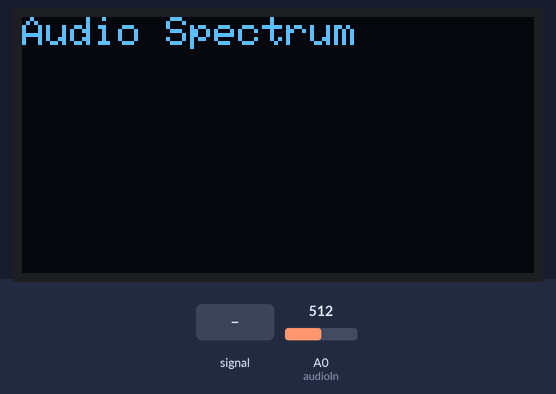
A sketch run on a simulated Arduino Uno, built with avr-gcc and run on an emulated ATmega328P. Parts: 128×64 one-colour display. The test bench sets the inputs (shaded band); at power-on: A0 (audioIn) = 512.

Above: at 1.2 s.
1.3 s: A0 (audioIn) fed a 200 Hz sine of ±81 counts around its level
4.3 s: A0 (audioIn) set to 716
At 5.4 s:
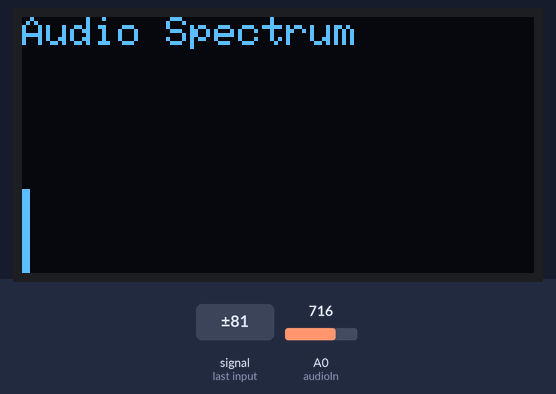
6.0 s: A0 (audioIn) fed a 1000 Hz sine of ±255 counts around its level
At 6.78 s:
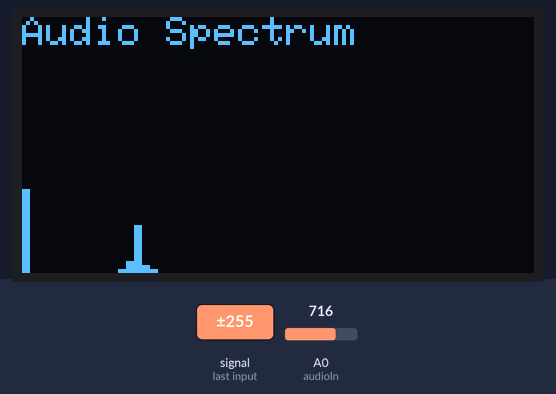
7.8 s: A0 (audioIn) set to 900
At 9.3 s:
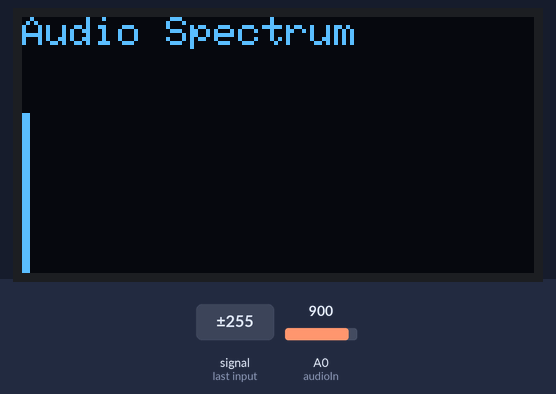
9.6 s: A0 (audioIn) set to 1023
At 11.0 s:
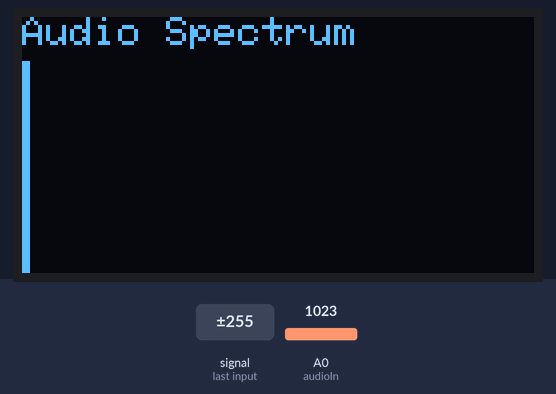
Timing chart, 0 to 12.4 s (numbered marks = the images above; inputs shaded):
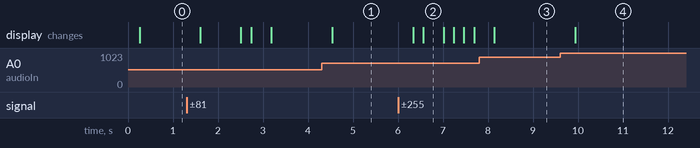

The sketch:

Spectrogram.ino
```cpp
#include <Wire.h>
#include "fix_fft.h"
#include <Adafruit_GFX.h>
#include <Adafruit_SSD1306.h>

#define OLED_ADDR 0x3C
#define audioIn A0

const int FFT_SIZE = 256; // Number of samples
const int SAMPLING_FREQ = 20000; // 20 kHz
const int MAX_FREQ = SAMPLING_FREQ / 2; // 10 kHz
const int FREQ_BINS = FFT_SIZE / 2; // 128 bins
const int BIN_WIDTH = MAX_FREQ / FREQ_BINS; // 78.125 Hz per bin

// Frequency Bands
const int BASS_START = 100;
const int BASS_END = 300;
const int MIDRANGE_START = 300;
const int MIDRANGE_END = 4000;
const int TREBLE_START = 4000;
const int TREBLE_END = 10000;

// Frequency Bin Indices
const int BASS_START_BIN = BASS_START / BIN_WIDTH; // 1
const int BASS_END_BIN = BASS_END / BIN_WIDTH; // 3
const int MIDRANGE_START_BIN = MIDRANGE_START / BIN_WIDTH; // 3
const int MIDRANGE_END_BIN = MIDRANGE_END / BIN_WIDTH; // 51
const int TREBLE_START_BIN = TREBLE_START / BIN_WIDTH; // 51
const int TREBLE_END_BIN = TREBLE_END / BIN_WIDTH; // 127

Adafruit_SSD1306 display(128, 64, &Wire, -1);
char real_values[FFT_SIZE], imaginary_values[FFT_SIZE];

void setup() {
  display.begin(SSD1306_SWITCHCAPVCC, OLED_ADDR);
  display.clearDisplay();
  display.setTextSize(1);
  display.setTextColor(WHITE);
  analogReference(DEFAULT);
};

void loop() {
  // Sample audio signal
  for (int i = 0; i < FFT_SIZE; i++) {
    int sample = analogRead(audioIn);
    real_values[i] = sample / 4 - 128;
    imaginary_values[i] = 0;
  }

  // Perform FFT
  fix_fft(real_values, imaginary_values, 7, 0);

  // Clear display
  display.clearDisplay();
  display.setCursor(0, 0);
  display.print("Audio Spectrum");

  // Plot frequency spectrum
  for (int i = 0; i < FREQ_BINS; i++) {
    int magnitude = sqrt(real_values[i] * real_values[i] + imaginary_values[i] * imaginary_values[i]);
    int barHeight = map(magnitude, 0, 128, 0, display.height() - 10);
    display.fillRect(i * 2, display.height() - barHeight, 2, barHeight, WHITE);
  }

  // Update display
  display.display();
}
```

Measured:
- after the input at 4.3 s, the display: changes after 0.24 s (image 1)
- after the input at 6.0 s, the display: first changes after 0.34 s (image 2 shows a later state)
- after the input at 9.6 s, the display: changes after 0.34 s (image 4)
